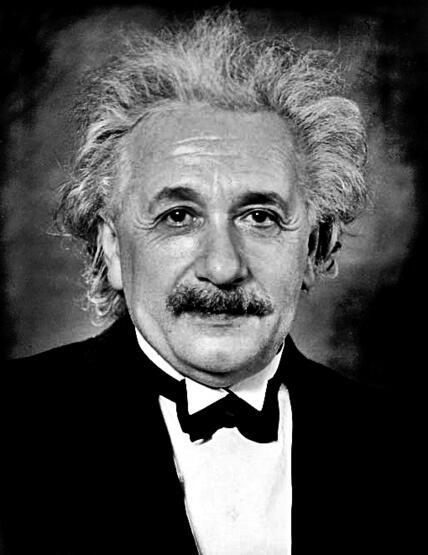
#> input picture img/Albert_Einstein_Head.jpg, 428 x 555 px, given in place of the camera
$ python color_detection_with_trackbar_video.py
#> lines starting #> are read from the running program, lines starting #| are printed output that depends on the picture; after the words box and inside, x2 and y2 are one past the last pixel; in counts of white or black regions, pixels touching at a corner belong together
import cv2 as cv
import numpy as np

cap = cv.VideoCapture(0, cv.CAP_DSHOW)

def nothing(x):
    pass
cv.namedWindow("resim")
cv.createTrackbar("H-low", "resim", 0, 255, nothing)
cv.createTrackbar("S-low", "resim", 0, 255, nothing)
cv.createTrackbar("V-low", "resim", 0, 255, nothing)
cv.createTrackbar("H-up", "resim", 0, 255, nothing)
cv.createTrackbar("S-up", "resim", 0, 255, nothing)
cv.createTrackbar("V-up", "resim", 0, 255, nothing)


while cap.isOpened():
    ret, frame = cap.read()
#> frame is the input picture: shape (555, 428, 3); min 0, max 255, mean 77.3
    if not ret:
        print("Görüntü Okunamadı")
        break
    frame = cv.flip(frame, 1)
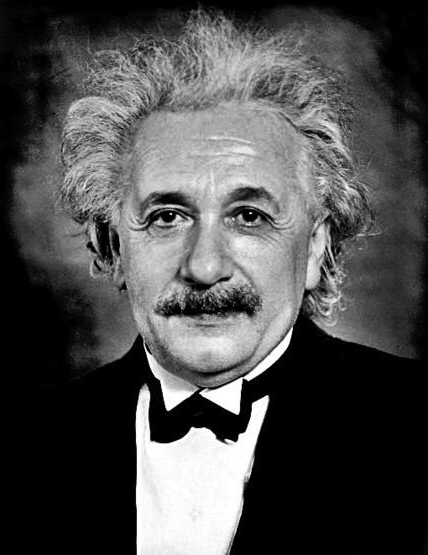
#> frame: shape (555, 428, 3); min 0, max 255, mean 77.3
    hsv_color = cv.cvtColor(frame, cv.COLOR_BGR2HSV)
#> hsv_color: shape (555, 428, 3); mean H, S, V 0, 0, 77.3


    h_low = cv.getTrackbarPos("H-low", "resim")
    s_low = cv.getTrackbarPos("S-low", "resim")
    v_low = cv.getTrackbarPos("V-low", "resim")
    h_up = cv.getTrackbarPos("H-up", "resim")
    s_up = cv.getTrackbarPos("S-up", "resim")
    v_up = cv.getTrackbarPos("V-up", "resim")

    lower_color = np.array([h_low,s_low,v_low],dtype="uint8")
    upper_color = np.array([h_up,s_up,v_up],dtype="uint8")
    hsv_mask = cv.inRange(hsv_color, lower_color, upper_color)
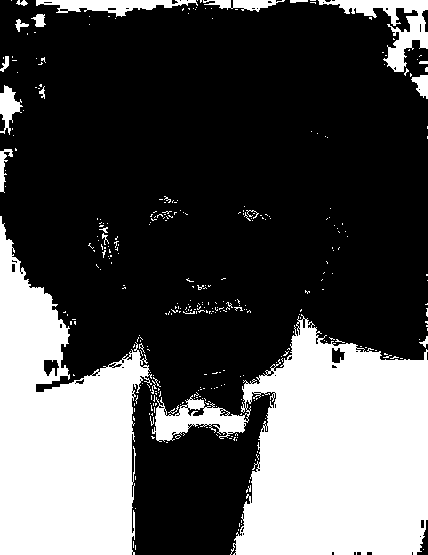
#> hsv_mask: shape (555, 428); 31.6% white; 345 white regions (324 under 20 px), largest, box (x1, y1, x2, y2) and area: (152, 314, 428, 555) 37309, (0, 216, 152, 555) 30606, (318, 0, 428, 72) 2359
    color = cv.bitwise_and(frame,frame, mask=hsv_mask)
#> color: shape (555, 428, 3); every value is 0

    cv.imshow("resim2", frame)
    cv.imshow("resim", color)
    if cv.waitKey(1) & 0xFF == ord('q'):
#> (key q is pressed here)
        print("Görüntü alma durduruldu.")
        break
cap.release()
cv.destroyAllWindows()
